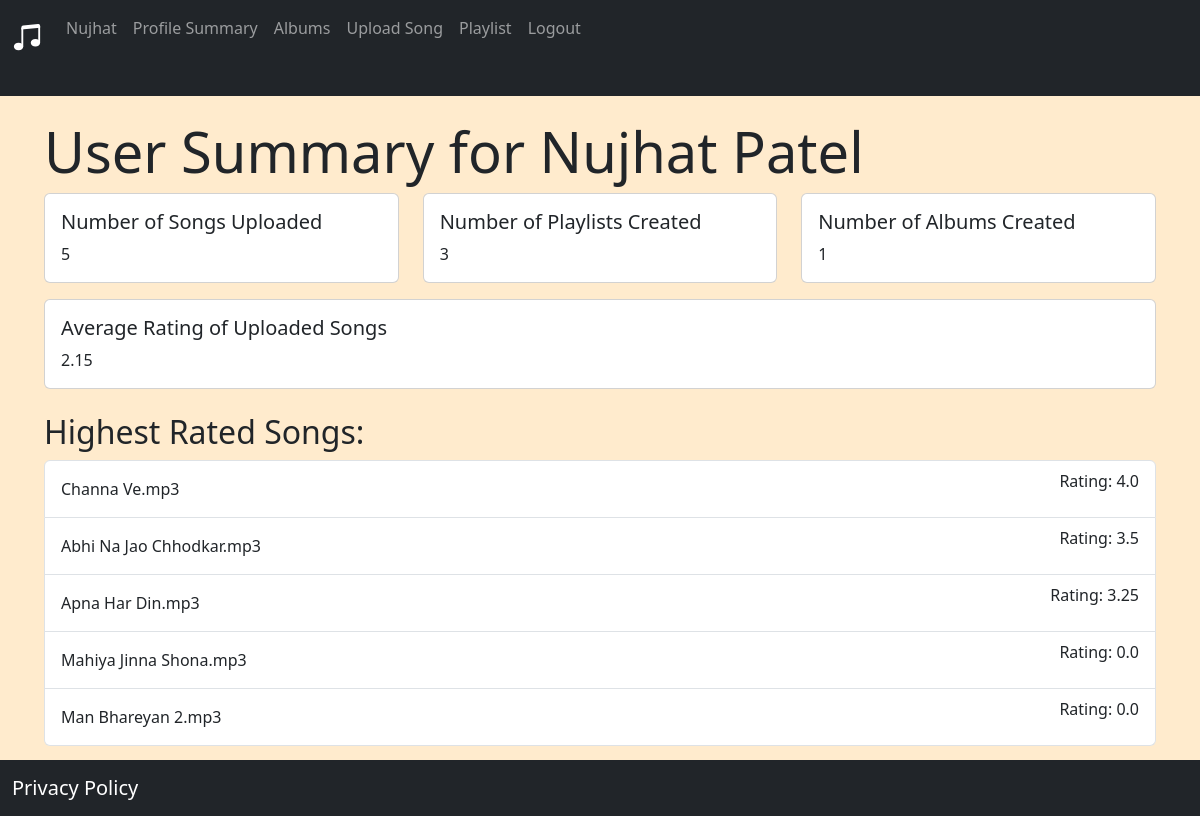
The app's page /user_summary (signed in), older data.
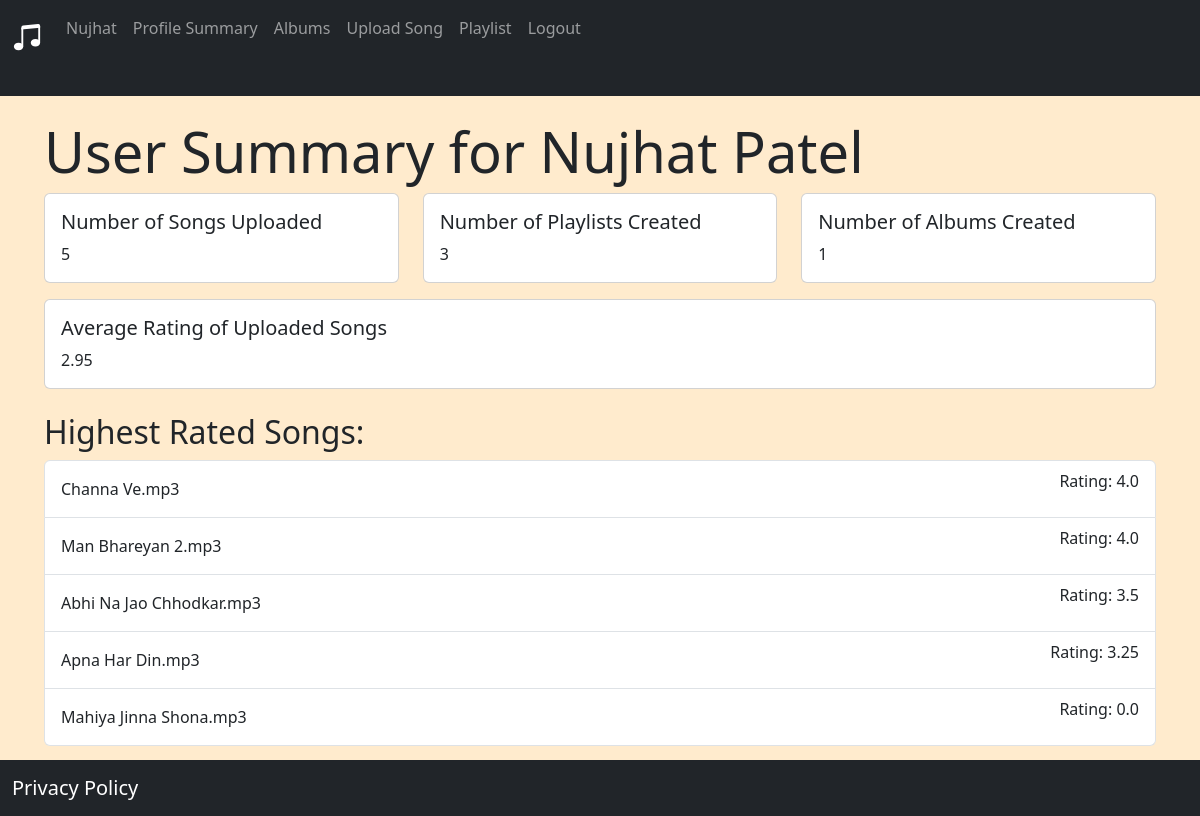
The same page, newer data.
### website/models.py (models this page shows)
class User(db.Model, UserMixin):
    id = db.Column(db.Integer, primary_key = True)
    email = db.Column(db.String(150), unique = True)
    password = db.Column(db.String(150))
    first_name = db.Column(db.String(150))
    last_name = db.Column(db.String(150))
    white_list = db.Column(db.Boolean, default = True)
    playlists = db.relationship('Playlist', backref= 'user', lazy = True)
    songs = db.relationship('Song', backref= 'user', lazy = True)
    albums = db.relationship('Album', backref= 'user', lazy = True)

class Song(db.Model):
    id = db.Column(db.Integer, primary_key = True)
    name = db.Column(db.String(150))
    lyrics = db.Column(db.String(5000))
    duration = db.Column(db.String(150))
    singer = db.Column(db.String(150))
    genre = db.Column(db.String(150))
    created_at = db.Column(db.DateTime(), default = func.now())
    ratings = db.Column(db.Float, default=0.0)
    num_ratings = db.Column(db.Integer, default=0)
    user_id = db.Column(db.Integer, db.ForeignKey('user.id'))
    albums = db.relationship('Album', secondary= album_song_association, back_populates='album_songs')
    playlists = db.relationship('Playlist', secondary= playlist_song_association, back_populates='songs')

### website/views.py (the view)
@views.route('/user_summary')
def user_summary():
    user_id = session.get('user')
    user_name = session.get('user_name')
    user = User.query.get(user_id)
    num_songs = len(user.songs)
    num_playlists = len(user.playlists)
    num_albums = len(user.albums)
    total_rating = 0
    for song in user.songs:
        total_rating += song.ratings
    average_rating = total_rating / num_songs if num_songs > 0 else 0
    highest_rated_songs = (
        Song.query.filter_by(user_id=user_id)
        .order_by(Song.ratings.desc())
        .limit(5)  # You can limit to a specific number of top-rated songs
        .all()
    )
    return render_template(
        'user_summary.html',
        user=user,
        user_name = user_name,
        num_songs=num_songs,
        num_playlists=num_playlists,
        num_albums=num_albums,
        average_rating=average_rating,
        highest_rated_songs=highest_rated_songs,
    )

### website/templates/user_summary.html (shortened to what this page needs)
{% extends "base.html" %}
{% block content %}
<div class="container mt-5">
    <h1 class="display-4">User Summary for {{ user.first_name }} {{ user.last_name }}</h1>
    <div class="row">
        <div class="col-md-4">
            <div class="card">
                <div class="card-body">
                    <h5 class="card-title">Number of Songs Uploaded</h5>
                    <p class="card-text">{{ num_songs }}</p>
                </div>
            </div>
        </div>
        <div class="col-md-4">
            <div class="card">
                <div class="card-body">
                    <h5 class="card-title">Number of Playlists Created</h5>
                    <p class="card-text">{{ num_playlists }}</p>
                </div>
            </div>
        </div>
        <div class="col-md-4">
            <div class="card">
                <div class="card-body">
                    <h5 class="card-title">Number of Albums Created</h5>
                    <p class="card-text">{{ num_albums }}</p>
                </div>
            </div>
        </div>
    </div>
    <div class="card mt-3">
        <div class="card-body">
            <h5 class="card-title">Average Rating of Uploaded Songs</h5>
            <p class="card-text">{{ average_rating|round(2) }}</p>
        </div>
    </div>
    <div class="mt-4">
        <h2>Highest Rated Songs:</h2>
        <ul class="list-group">
            {% for song in highest_rated_songs %}
            <li class="list-group-item d-flex justify-content-between align-items-center">
                {{ song.name }}
                <p>Rating: {{ song.ratings|round(2) }}</p>
            </li>
            {% endfor %}
        </ul>
    </div>
</div>
{% endblock %}

### website/templates/base.html (shortened to what this page needs)
<!DOCTYPE html>
<html lang="en" >
<head>
  <link href="https://cdn.jsdelivr.net/npm/bootstrap@5.3.2/dist/css/bootstrap.min.css" rel="stylesheet"
>
</head>
<body  style="background-color: blanchedalmond;">
  <nav class="navbar navbar-expand-sm navbar-dark bg-dark fixed-top mb-4">
    <div class="container-fluid mb-4">
      <a class="navbar-brand" href="javascript:void(0)"> </i></a>
      <div class="collapse navbar-collapse" id="mynavbar">
        <ul class="navbar-nav me-auto">
          <li class="nav-item">
            <a class="nav-link" href="{{url_for('views.home')}}">{{ user_name}} </a>
          </li>
          <li class="nav-item">
            <a class="nav-link" href="{{url_for('views.user_summary')}}">Profile Summary </a>
          </li>
          <li class="nav-item">
            <a class="nav-link" href="{{url_for('album.view_albums')}}">
              <p>Albums </p>
            </a>
          </li>
          <li class="nav-item">
            <a class="nav-link" href="{{url_for('views.upload_song')}}">
              <p>Upload Song </p>
            </a>
          </li>
          <li class="nav-item">
            <a class="nav-link" href="{{url_for('playlist.select_playlist')}}">
              <p>Playlist </p>
            </a>
          </li>
          <li class="nav-item">
            <a class="nav-link" href="{{url_for('auth.logout')}}">Logout</a>
          </li>
        </ul>
      </div>
    </div>
  </nav>
  <div style="margin-top: 50px; padding: 20px; margin-bottom: 50px;">
    <div class="container-fluid mt-5 ">
      {% block content %}
      {% endblock %}
    </div>
  </div>
  <nav class="navbar navbar-expand-sm bg-dark navbar-dark fixed-bottom">
    <div class="container-fluid">
      <a class="navbar-brand" href="{{url_for('views.privacy_policy')}}" >Privacy Policy</a>
    </div>
  </nav>
</body>
</html>

Row changes from the older to the newer data that the page shows:
changed Song "Man Bhareyan 2.mp3": ratings "0.0" → "4.0"; moves up the list
Text that changed along with them:
{{ average_rating|round(2) }}: "2.15" → "2.95"
